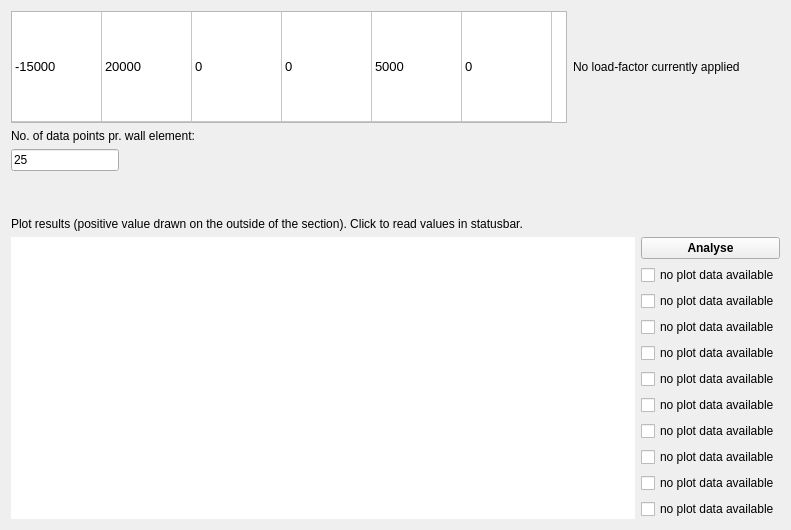
        <widget class="QWidget" name="tab_loading">
         <attribute name="title">
          <string>Loading &amp;&amp; Results</string>
         </attribute>
         <layout class="QVBoxLayout" name="verticalLayout_7">
          <item>
           <layout class="QVBoxLayout" name="verticalLayout_6">
            <item>
             <layout class="QHBoxLayout" name="horizontalLayout_2">
              <item>
               <widget class="QTableWidget" name="SectionForces_tableWidget">
                <property name="sizePolicy">
                 <sizepolicy hsizetype="Fixed" vsizetype="Fixed">
                  <horstretch>0</horstretch>
                  <verstretch>0</verstretch>
                 </sizepolicy>
                </property>
                <property name="font">
                 <font>
                  <pointsize>10</pointsize>
                 </font>
                </property>
                <property name="sizeAdjustPolicy">
                 <enum>QAbstractScrollArea::AdjustToContents</enum>
                </property>
                <property name="textElideMode">
                 <enum>Qt::ElideMiddle</enum>
                </property>
                <attribute name="horizontalHeaderVisible">
                 <bool>false</bool>
                </attribute>
                <attribute name="horizontalHeaderCascadingSectionResizes">
                 <bool>true</bool>
                </attribute>
                <attribute name="horizontalHeaderDefaultSectionSize">
                 <number>90</number>
                </attribute>
                <attribute name="horizontalHeaderMinimumSectionSize">
                 <number>39</number>
                </attribute>
                <attribute name="horizontalHeaderShowSortIndicator" stdset="0">
                 <bool>false</bool>
                </attribute>
                <attribute name="horizontalHeaderStretchLastSection">
                 <bool>false</bool>
                </attribute>
                <attribute name="verticalHeaderVisible">
                 <bool>false</bool>
                </attribute>
                <attribute name="verticalHeaderCascadingSectionResizes">
                 <bool>true</bool>
                </attribute>
                <attribute name="verticalHeaderDefaultSectionSize">
                 <number>30</number>
                </attribute>
                <attribute name="verticalHeaderShowSortIndicator" stdset="0">
                 <bool>true</bool>
                </attribute>
                <attribute name="verticalHeaderStretchLastSection">
                 <bool>true</bool>
                </attribute>
                <row>
                 <property name="text">
                  <string>LC</string>
                 </property>
                </row>
                <column>
                 <property name="text">
                  <string>N [kN]</string>
                 </property>
                </column>
                <column>
                 <property name="text">
                  <string>Mx [kNm]</string>
                 </property>
                </column>
                <column>
                 <property name="text">
                  <string>My [kNm]</string>
                 </property>
                </column>
                <column>
                 <property name="text">
                  <string>Vx [kN]</string>
                 </property>
                </column>
                <column>
                 <property name="text">
                  <string>Vy [kN]</string>
                 </property>
                </column>
                <column>
                 <property name="text">
                  <string>T [kNm]</string>
                 </property>
                </column>
                <item row="0" column="0">
                 <property name="text">
                  <string>-15000</string>
                 </property>
                </item>
                <item row="0" column="1">
                 <property name="text">
                  <string>20000</string>
                 </property>
                </item>
                <item row="0" column="2">
                 <property name="text">
                  <string>0</string>
                 </property>
                </item>
                <item row="0" column="3">
                 <property name="text">
                  <string>0</string>
                 </property>
                </item>
                <item row="0" column="4">
                 <property name="text">
                  <string>5000</string>
                 </property>
                </item>
                <item row="0" column="5">
                 <property name="text">
                  <string>0</string>
                 </property>
                </item>
               </widget>
              </item>
              <item>
               <widget class="QLabel" name="load_fac_label">
                <property name="font">
                 <font>
                  <pointsize>9</pointsize>
                 </font>
                </property>
                <property name="text">
                 <string>No load-factor currently applied</string>
                </property>
               </widget>
              </item>
              <item>
               <spacer name="horizontalSpacer_4">
                <property name="orientation">
                 <enum>Qt::Horizontal</enum>
                </property>
                <property name="sizeHint" stdset="0">
                 <size>
                  <width>40</width>
                  <height>20</height>
                 </size>
                </property>
               </spacer>
              </item>
             </layout>
            </item>
            <item>
             <widget class="QLabel" name="label_5">
              <property name="font">
               <font>
                <pointsize>9</pointsize>
               </font>
              </property>
              <property name="text">
               <string>No. of data points pr. wall element:</string>
              </property>
             </widget>
            </item>
            <item>
             <widget class="QLineEdit" name="lineEdit_wallNodeN">
              <property name="sizePolicy">
               <sizepolicy hsizetype="Fixed" vsizetype="Fixed">
                <horstretch>0</horstretch>
                <verstretch>0</verstretch>
               </sizepolicy>
              </property>
              <property name="font">
               <font>
                <pointsize>9</pointsize>
               </font>
              </property>
              <property name="text">
               <string>25</string>
              </property>
             </widget>
            </item>
            <item>
             <spacer name="verticalSpacer_2">
              <property name="orientation">
               <enum>Qt::Vertical</enum>
              </property>
              <property name="sizeType">
               <enum>QSizePolicy::Minimum</enum>
              </property>
              <property name="sizeHint" stdset="0">
               <size>
                <width>20</width>
                <height>40</height>
               </size>
              </property>
             </spacer>
            </item>
            <item>
             <widget class="QLabel" name="label_16">
              <property name="font">
               <font>
                <pointsize>9</pointsize>
               </font>
              </property>
              <property name="text">
               <string>Plot results (positive value drawn on the outside of the section). Click to read values in statusbar.</string>
              </property>
             </widget>
            </item>
            <item>
             <layout class="QHBoxLayout" name="horizontalLayout_4">
              <item>
               <widget class="QGraphicsView" name="graphicsViewResults">
                <property name="frameShape">
                 <enum>QFrame::NoFrame</enum>
                </property>
               </widget>
              </item>
              <item>
               <layout class="QVBoxLayout" name="verticalLayout_3">
                <item>
                 <widget class="QPushButton" name="pushButton_analyse">
                  <property name="font">
                   <font>
                    <pointsize>9</pointsize>
                    <weight>75</weight>
                    <bold>true</bold>
                   </font>
                  </property>
                  <property name="text">
                   <string>Analyse</string>
                  </property>
                 </widget>
                </item>
                <item>
                 <widget class="QCheckBox" name="checkBox_plot1">
                  <property name="text">
                   <string>no plot data available</string>
                  </property>
                  <property name="checked">
                   <bool>false</bool>
                  </property>
                 </widget>
                </item>
                <item>
                 <widget class="QCheckBox" name="checkBox_plot2">
                  <property name="text">
                   <string>no plot data available</string>
                  </property>
                  <property name="checked">
                   <bool>false</bool>
                  </property>
                 </widget>
                </item>
                <item>
                 <widget class="QCheckBox" name="checkBox_plot3">
                  <property name="text">
                   <string>no plot data available</string>
                  </property>
                  <property name="checked">
                   <bool>false</bool>
                  </property>
                 </widget>
                </item>
                <item>
                 <widget class="QCheckBox" name="checkBox_plot4">
                  <property name="text">
                   <string>no plot data available</string>
                  </property>
                  <property name="checked">
                   <bool>false</bool>
                  </property>
                 </widget>
                </item>
                <item>
                 <widget class="QCheckBox" name="checkBox_plot5">
                  <property name="text">
                   <string>no plot data available</string>
                  </property>
                  <property name="checked">
                   <bool>false</bool>
                  </property>
                 </widget>
                </item>
                <item>
                 <widget class="QCheckBox" name="checkBox_plot6">
                  <property name="text">
                   <string>no plot data available</string>
                  </property>
                 </widget>
                </item>
                <item>
                 <widget class="QCheckBox" name="checkBox_plot7">
                  <property name="text">
                   <string>no plot data available</string>
                  </property>
                 </widget>
                </item>
                <item>
                 <widget class="QCheckBox" name="checkBox_plot8">
                  <property name="text">
                   <string>no plot data available</string>
                  </property>
                 </widget>
                </item>
                <item>
                 <widget class="QCheckBox" name="checkBox_plot9">
                  <property name="text">
                   <string>no plot data available</string>
                  </property>
                 </widget>
                </item>
                <item>
                 <widget class="QCheckBox" name="checkBox_plot10">
                  <property name="text">
                   <string>no plot data available</string>
                  </property>
                 </widget>
                </item>
               </layout>
              </item>
             </layout>
            </item>
           </layout>
          </item>
         </layout>
        </widget>
